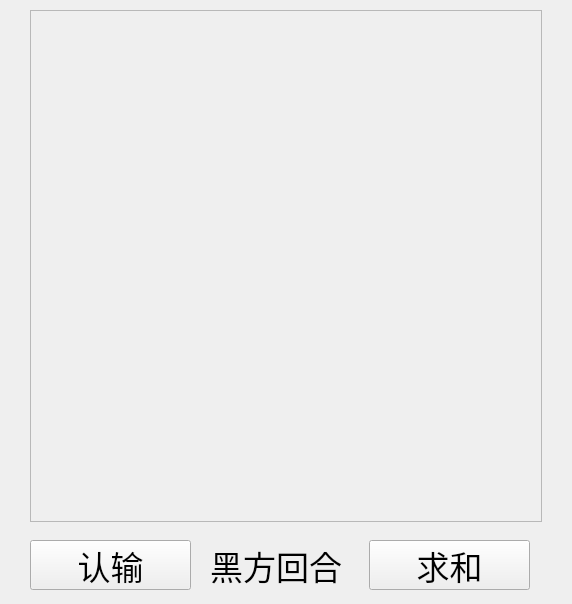
<?xml version="1.0" encoding="UTF-8"?>
<ui version="4.0">
 <class>draughts</class>
 <widget class="QWidget" name="draughts">
  <property name="geometry">
   <rect>
    <x>0</x>
    <y>0</y>
    <width>572</width>
    <height>604</height>
   </rect>
  </property>
  <property name="windowTitle">
   <string>draughts</string>
  </property>
  <widget class="QFrame" name="frame">
   <property name="geometry">
    <rect>
     <x>30</x>
     <y>10</y>
     <width>512</width>
     <height>512</height>
    </rect>
   </property>
   <property name="frameShape">
    <enum>QFrame::StyledPanel</enum>
   </property>
   <property name="frameShadow">
    <enum>QFrame::Raised</enum>
   </property>
  </widget>
  <widget class="QPushButton" name="giveup">
   <property name="geometry">
    <rect>
     <x>30</x>
     <y>540</y>
     <width>161</width>
     <height>50</height>
    </rect>
   </property>
   <property name="font">
    <font>
     <pointsize>25</pointsize>
    </font>
   </property>
   <property name="text">
    <string>认输</string>
   </property>
  </widget>
  <widget class="QPushButton" name="draw">
   <property name="geometry">
    <rect>
     <x>369</x>
     <y>540</y>
     <width>161</width>
     <height>50</height>
    </rect>
   </property>
   <property name="font">
    <font>
     <pointsize>25</pointsize>
    </font>
   </property>
   <property name="text">
    <string>求和</string>
   </property>
  </widget>
  <widget class="QLabel" name="label">
   <property name="geometry">
    <rect>
     <x>210</x>
     <y>540</y>
     <width>140</width>
     <height>50</height>
    </rect>
   </property>
   <property name="font">
    <font>
     <pointsize>25</pointsize>
    </font>
   </property>
   <property name="text">
    <string>黑方回合</string>
   </property>
  </widget>
 </widget>
 <layoutdefault spacing="6" margin="11"/>
 <resources/>
 <connections/>
</ui>
